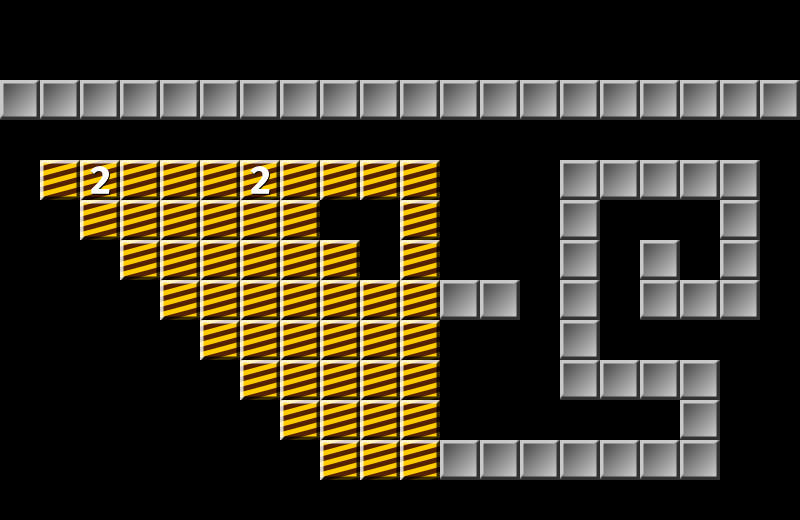

A 2D game scene composited from a Tiled map and its tileset images. What follows is a short description and the map's XML, with every tile layer's data as written:
An orthogonal 20x13 tile map with 40x40 px tiles, 2 tile layers (bricks, header), 3 tilesets and 2 objects (target, player).

<map version="1.0" orientation="orthogonal" renderorder="right-down" width="20" height="13" tilewidth="40" tileheight="40" nextobjectid="48">
 <tileset firstgid="1" name="tiles" tilewidth="40" tileheight="40" tilecount="9" columns="9">
  <image source="../../bricks/tiles.png" width="360" height="40" />
 </tileset>
 <tileset firstgid="10" name="Single sprites" tilewidth="40" tileheight="40" tilecount="1" columns="0">
  <tile id="1">
   <image width="40" height="40" source="../../bricks/002_player-40.png" />
  </tile>
 </tileset>
 <tileset firstgid="12" name="tiles" tilewidth="40" tileheight="40" tilecount="9" columns="9">
  <image source="../../bricks/tiles.png" width="360" height="40" />
 </tileset>
 <layer name="bricks" width="20" height="13">
  <data encoding="csv">
0,0,0,0,0,0,0,0,0,0,0,0,0,0,0,0,0,0,0,0,
0,0,0,0,0,0,0,0,0,0,0,0,0,0,0,0,0,0,0,0,
0,0,0,0,0,0,0,0,0,0,0,0,0,0,0,0,0,0,0,0,
0,0,0,0,0,0,0,0,0,0,0,0,0,0,0,0,0,0,0,0,
0,3,4,3,3,3,4,3,3,3,3,0,0,0,1,1,1,1,1,0,
0,0,3,3,3,3,3,3,0,0,3,0,0,0,1,0,0,0,1,0,
0,0,0,3,3,3,3,3,3,0,3,0,0,0,1,0,1,0,1,0,
0,0,0,0,3,3,3,3,3,3,3,1,1,0,1,0,1,1,1,0,
0,0,0,0,0,3,3,3,3,3,3,0,0,0,1,0,0,0,0,0,
0,0,0,0,0,0,3,3,3,3,3,0,0,0,1,1,1,1,0,0,
0,0,0,0,0,0,0,3,3,3,3,0,0,0,0,0,0,1,0,0,
0,0,0,0,0,0,0,0,3,3,3,1,1,1,1,1,1,1,0,0,
0,0,0,0,0,0,0,0,0,0,0,0,0,0,0,0,0,0,0,0
</data>
 </layer>
 <layer name="header" width="20" height="13">
  <data encoding="csv">
0,0,0,0,0,0,0,0,0,0,0,0,0,0,0,0,0,0,0,0,
0,0,0,0,0,0,0,0,0,0,0,0,0,0,0,0,0,0,0,0,
1,1,1,1,1,1,1,1,1,1,1,1,1,1,1,1,1,1,1,1,
0,0,0,0,0,0,0,0,0,0,0,0,0,0,0,0,0,0,0,0,
0,0,0,0,0,0,0,0,0,0,0,0,0,0,0,0,0,0,0,0,
0,0,0,0,0,0,0,0,0,0,0,0,0,0,0,0,0,0,0,0,
0,0,0,0,0,0,0,0,0,0,0,0,0,0,0,0,0,0,0,0,
0,0,0,0,0,0,0,0,0,0,0,0,0,0,0,0,0,0,0,0,
0,0,0,0,0,0,0,0,0,0,0,0,0,0,0,0,0,0,0,0,
0,0,0,0,0,0,0,0,0,0,0,0,0,0,0,0,0,0,0,0,
0,0,0,0,0,0,0,0,0,0,0,0,0,0,0,0,0,0,0,0,
0,0,0,0,0,0,0,0,0,0,0,0,0,0,0,0,0,0,0,0,
0,0,0,0,0,0,0,0,0,0,0,0,0,0,0,0,0,0,0,0
</data>
 </layer>
 <objectgroup name="sprites">
  <object id="31" name="target" gid="5" x="480" y="320" width="40" height="40" />
  <object id="30" name="player" gid="11" x="640" y="280" width="40" height="40" />
 </objectgroup>
</map>
